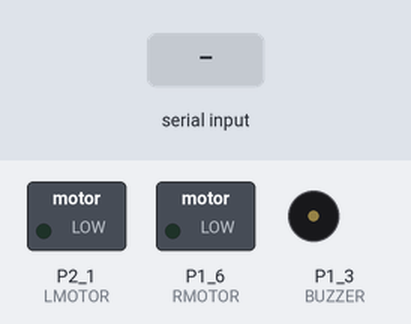
A sketch run on a simulated TI MSP430 LaunchPad. On the bench: switched loads named in the sketch (green lamp = pin HIGH), buzzer (waves = sounding). Inputs (shaded band) come from the test bench.

Above: at 1.2 s.
1.3 s: "s" received over Serial
At 2.0 s:
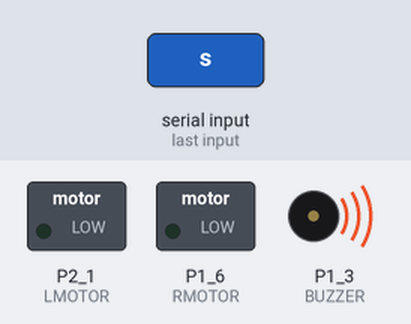
4.3 s: "f" received over Serial
At 4.5 s:
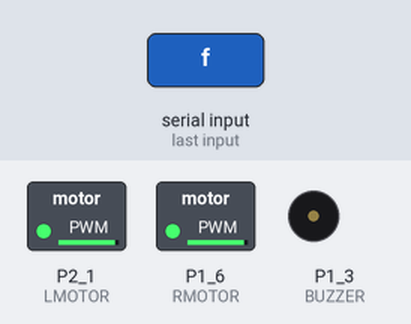
6.2 s: "r" received over Serial
At 6.35 s:
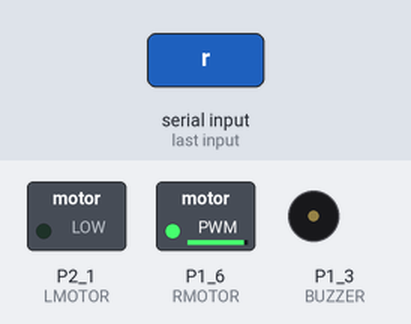
8.0 s: "l" received over Serial
At 8.15 s:
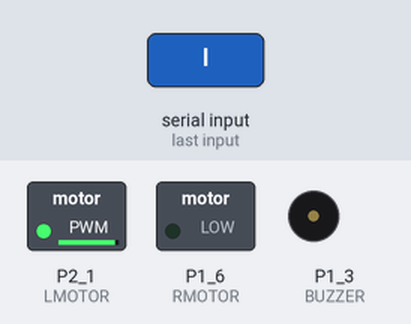
Timing chart, 0 to 10.8 s (numbered marks = the images above; inputs shaded):
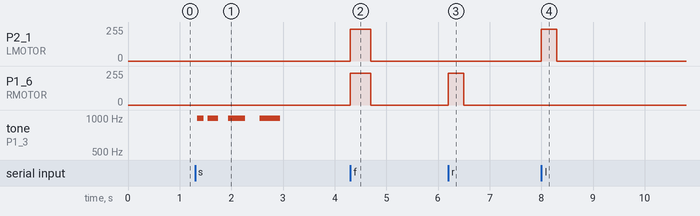

The sketch:

msp430_robot.ino
```cpp
int BUZZER = P1_3;  // set BUZZER as P1.3 alias
int LMOTOR = P2_1;  // set LMOTOR as P2.1 alias
int RMOTOR = P1_6;  // set RMOTOR as P1.6 alias
int LPHOTO = P1_4;  // set LPHOTO as P1.2 alias
int RPHOTO = P1_7;  // set RPHOTO as P1.7 alias
int MICINP = A5;    // set MICINP as A5   alias

int MPOW   = 240;
int MICTHRESH = 650; // set microphone trigger threshold (possible values 0-1023)

byte generate_buzz = false ;
byte top_light = false ;
byte bottom_light = false ;

int i;
int maxval;

void setup()
{
  Serial.begin(9600) ;
  pinMode(LMOTOR, OUTPUT);
  pinMode(RMOTOR, OUTPUT);
  //pinMode(BUZZER, OUTPUT);
  pinMode(LPHOTO, INPUT);
  pinMode(RPHOTO, INPUT);
  analogWrite(LMOTOR,0);
  analogWrite(RMOTOR,0);
}

void loop()
{

   if (Serial.available())
   {
      unsigned char value = Serial.read() ;
      if (value == 's')
      {
         generate_buzz = true ;
      }
      if (generate_buzz == true)
      {
        pinMode(BUZZER, OUTPUT);
        for (i=1; i<5; i++)
        {
          beep(BUZZER, 1000, 100*i);
          delay(100*i);
        }

        generate_buzz = false ;
      }
      if (value == 'f')
      {
         analogWrite(LMOTOR, MPOW);
         analogWrite(RMOTOR, MPOW);
         delay(400) ;
         analogWrite(LMOTOR,0);
         analogWrite(RMOTOR,0);
      }
      if (value == 'r')
      {
         analogWrite(RMOTOR, MPOW);
         delay(300) ;
         analogWrite(RMOTOR,0);
      }
      if (value == 'l')
      {
         analogWrite(LMOTOR, MPOW);
         delay(300) ;
         analogWrite(LMOTOR,0);
      }
      if (value == '1')
      {
         top_light = true ;
      }
      if (top_light == true)
      {
        while (analogRead(RPHOTO) > 100);
        analogWrite(RMOTOR, MPOW);
        delay(2000) ;
        analogWrite(RMOTOR,0);
        top_light = false ;
      }
      if (value == '2')
      {
         bottom_light = true ;
      }
      if (bottom_light == true)
      {
        while (analogRead(LPHOTO) > 100);
        analogWrite(LMOTOR, MPOW);
        delay(2000) ;
        analogWrite(LMOTOR,0);
        bottom_light = false ;
      }
      if (value == 'm')
      {
         //while (1)
         //{
          int maxval = 0;
          for (i=1; i<20; i++)
          {
            int val = analogRead(MICINP);
            if (val > maxval)
            maxval = val;
            delay(1);
          }
          Serial.println(maxval, DEC) ;
          if (maxval > MICTHRESH)
          {
            Serial.println(maxval, DEC) ;
            analogWrite(RMOTOR, MPOW);
            delay(2000) ;
            analogWrite(RMOTOR,0);
          }
      }
   }
}

void beep(int pin, int freq, long ms)  	//generate a square wave at a given frequency for ms miliseconds
{
	int k;
        long semiper = (long) (1000000/(freq*2));
        long loops = (long)((ms*1000)/(semiper*2));
	for (k=0;k<loops;k++)
	{
            digitalWrite(pin, HIGH);  //set buzzer pin high
	    delayMicroseconds(semiper);  //for half of the period
	    digitalWrite(pin, LOW);   //set buzzer pin low
            delayMicroseconds(semiper);  //for the other half of the period
	}
}
```

Measured:
- after the input at 1.3 s, tone on P1_3 (BUZZER): plays 992 Hz for 0.12 s, 992 Hz for 0.20 s, 992 Hz for 0.32 s, 992 Hz for 0.40 s, starting at once
- after the input at 4.3 s, P2_1 (LMOTOR), P1_6 (RMOTOR): 0/255 → 240/255 at once, → 0/255 0.40 s later
- after the input at 6.2 s, P1_6 (RMOTOR): 0/255 → 240/255 at once, → 0/255 0.30 s later
- after the input at 8.0 s, P2_1 (LMOTOR): 0/255 → 240/255 at once, → 0/255 0.30 s later
